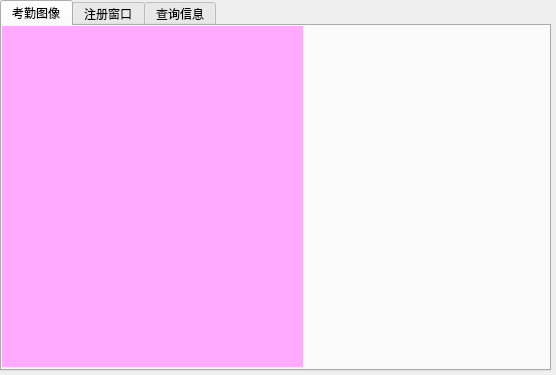
<?xml version="1.0" encoding="UTF-8"?>
<ui version="4.0">
 <class>faceWin</class>
 <widget class="QMainWindow" name="faceWin">
  <property name="geometry">
   <rect>
    <x>0</x>
    <y>0</y>
    <width>556</width>
    <height>375</height>
   </rect>
  </property>
  <property name="windowTitle">
   <string>faceWin</string>
  </property>
  <widget class="QWidget" name="centralwidget">
   <widget class="QTabWidget" name="tWserverInfo">
    <property name="geometry">
     <rect>
      <x>0</x>
      <y>0</y>
      <width>551</width>
      <height>371</height>
     </rect>
    </property>
    <property name="currentIndex">
     <number>0</number>
    </property>
    <widget class="QWidget" name="attendancePhoto">
     <attribute name="title">
      <string>考勤图像</string>
     </attribute>
     <widget class="QLabel" name="labHeader">
      <property name="geometry">
       <rect>
        <x>0</x>
        <y>-20</y>
        <width>301</width>
        <height>361</height>
       </rect>
      </property>
      <property name="styleSheet">
       <string notr="true">background: rgb(255, 170, 255);</string>
      </property>
      <property name="text">
       <string/>
      </property>
     </widget>
    </widget>
    <widget class="registerWin" name="registerInfo">
     <attribute name="title">
      <string>注册窗口</string>
     </attribute>
    </widget>
    <widget class="queryWin" name="queryInfo">
     <attribute name="title">
      <string>查询信息</string>
     </attribute>
    </widget>
   </widget>
  </widget>
 </widget>
 <customwidgets>
  <customwidget>
   <class>queryWin</class>
   <extends>QWidget</extends>
   <header location="global">querywin.h</header>
   <container>1</container>
  </customwidget>
  <customwidget>
   <class>registerWin</class>
   <extends>QWidget</extends>
   <header location="global">registerwin.h</header>
   <container>1</container>
  </customwidget>
 </customwidgets>
 <resources/>
 <connections/>
</ui>
